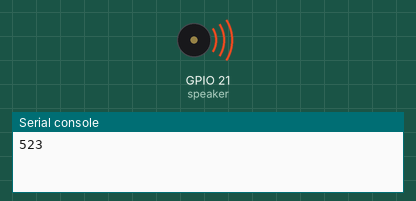
A program run on a simulated ESP32 board running MicroPython. Shown: buzzer (waves = sounding), the last lines printed to the serial console. At 8.0 s the program stops and its outputs stay as they are.

Above: at 0.1 s.
At 8.1 s:
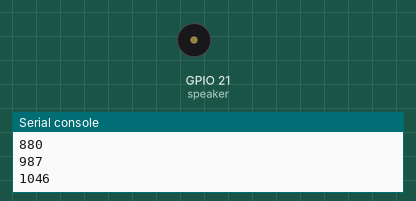
Timing chart, 0 to 9.5 s (numbered marks = the images above):
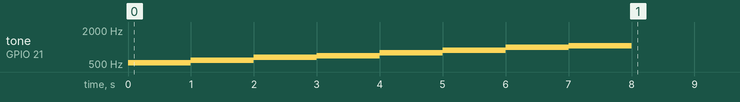

Measured:
- by itself, tone on GPIO 21 (speaker): plays 523 Hz for 1.0 s, 587 Hz for 1.0 s, 659 Hz for 1.0 s, 698 Hz for 1.0 s, 783 Hz for 1.0 s, 880 Hz for 1.0 s … (8 notes in this stretch)

The program:

PWM-_____.py
```python
# Play scale using piezo speaker
# May 13th 2026 (C) iot101 at zenn.dev

from machine import PWM, Pin
import time

# Frequency of the scale
SCALE = [523, 587, 659, 698, 783, 880, 987, 1046]

# Speaker is connected to GPIO21 pin
SPEAKER_PIN = 21

# Set duty 50%
DUTY = int(50 / 100 * 65535)

# Make speakder object
speaker = PWM(Pin(SPEAKER_PIN), duty_u16=DUTY)

# Play scale
for f in SCALE:
    print(f)
    speaker.freq(f)
    time.sleep(1)

# Stop sound, set duty 0
speaker.duty_u16(0)
```
